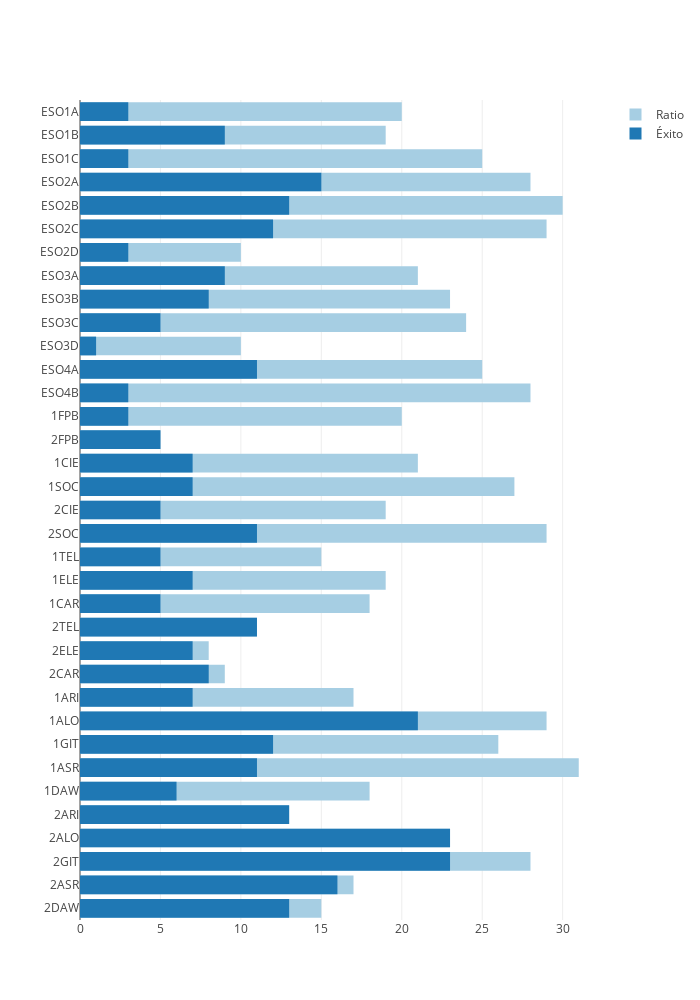

The code cell stored with this chart in its notebook:
### Markdown cell above
## ÉXITO EN VALORES ABSOLUTOS

### Code cell
myplotly.hbar((dfc['ratio'], dfc['éxito_abs']), dfc.index, trace_names=('Ratio', 'Éxito'))

### Figure 1 — Plotly figure (JSON) as saved in the notebook; plotly's stock layout.template omitted (floating-point values rounded to 4 significant figures)
{"data": [{"marker": {"color": "rgb(166,206,227)"}, "name": "Ratio", "orientation": "h", "type": "bar", "uid": "1e48445d-aa29-4fde-aecb-6b2fdebf5d3b", "x": [20, 19, 25, 28, 30, 29, 10, 21, 23, 24, 10, 25, 28, 20, 5, 21, 27, 19, 29, 15, 19, 18, 11, 8, 9, 17, 29, 26, 31, 18, 13, 23, 28, 17, 15], "y": ["ESO1A", "ESO1B", "ESO1C", "ESO2A", "ESO2B", "ESO2C", "ESO2D", "ESO3A", "ESO3B", "ESO3C", "ESO3D", "ESO4A", "ESO4B", "1FPB", "2FPB", "1CIE", "1SOC", "2CIE", "2SOC", "1TEL", "1ELE", "1CAR", "2TEL", "2ELE", "2CAR", "1ARI", "1ALO", "1GIT", "1ASR", "1DAW", "2ARI", "2ALO", "2GIT", "2ASR", "2DAW"]}, {"marker": {"color": "rgb(31,120,180)"}, "name": "Éxito", "orientation": "h", "type": "bar", "uid": "5a4a7d99-d03f-433f-804b-05f6eb1d00d2", "x": [3, 9, 3, 15, 13, 12, 3, 9, 8, 5, 1, 11, 3, 3, 5, 7, 7, 5, 11, 5, 7, 5, 11, 7, 8, 7, 21, 12, 11, 6, 13, 23, 23, 16, 13], "y": ["ESO1A", "ESO1B", "ESO1C", "ESO2A", "ESO2B", "ESO2C", "ESO2D", "ESO3A", "ESO3B", "ESO3C", "ESO3D", "ESO4A", "ESO4B", "1FPB", "2FPB", "1CIE", "1SOC", "2CIE", "2SOC", "1TEL", "1ELE", "1CAR", "2TEL", "2ELE", "2CAR", "1ARI", "1ALO", "1GIT", "1ASR", "1DAW", "2ARI", "2ALO", "2GIT", "2ASR", "2DAW"]}], "layout": {"barmode": "overlay", "height": 1000, "title": {"text": ""}, "width": 700, "yaxis": {"autorange": "reversed", "type": "category"}}}
